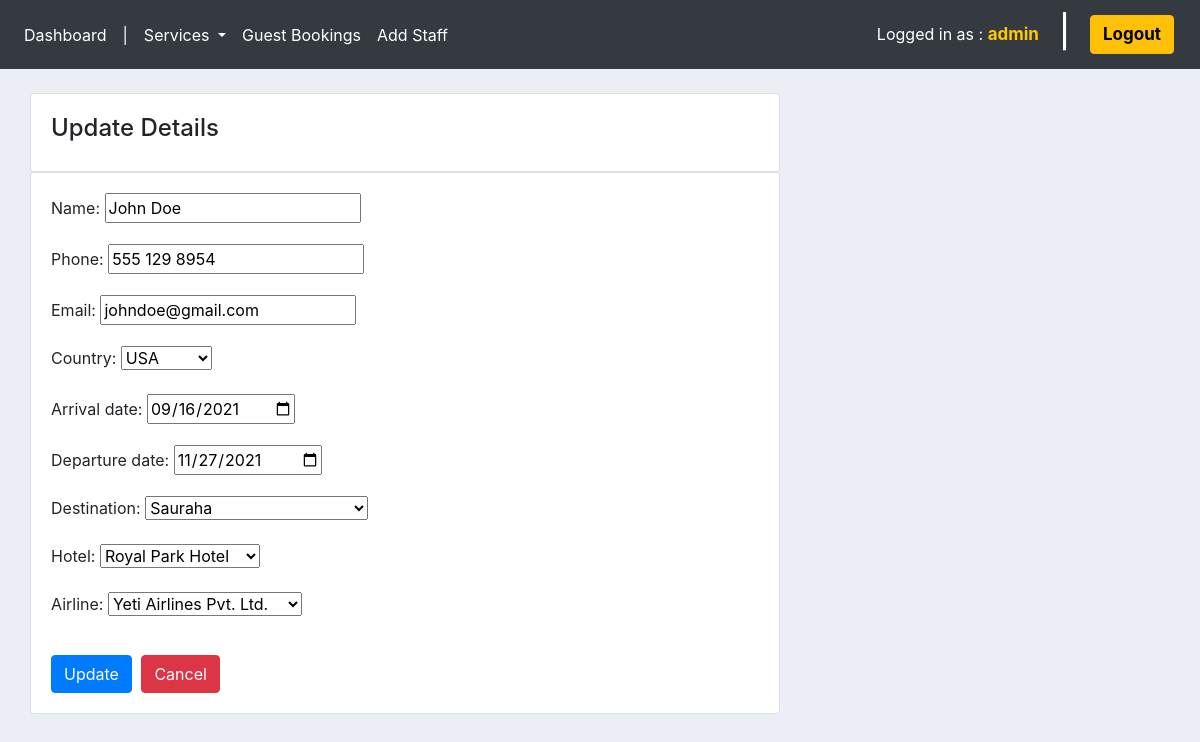
Page /update_guest/2/ (signed in) on the committed database.
### ums/models.py (models this page shows, shortened)
class Guest(models.Model):
    name = models.CharField(max_length=200, null=True)
    phone = models.CharField(max_length=200, null=True)
    email = models.EmailField(max_length=200, null=True)
    country = models.ForeignKey(Country, null=True, on_delete=models.SET_NULL)
    arrival_date = models.DateField(null=True)
    departure_date = models.DateField(null=True)
    destination = models.ForeignKey(Destination, null=True, on_delete=models.SET_NULL)
    hotel = models.ForeignKey(Hotel, null=True, on_delete=models.SET_NULL)
    airline = models.ForeignKey(Airline, null=True, on_delete=models.SET_NULL)
    date_created = models.DateTimeField(auto_now_add=True, null=True)

### ums/decorators.py (the view)
        def wrapper_func(request, *args, **kwargs):
            group = None
            if request.user.groups.exists():
                group = request.user.groups.all()[0].name
            if group in allowed_roles:
                return view_func(request, *args, **kwargs)
            else:
                return HttpResponse('Unauthorized access as ' + group + '.')

### ums/forms.py
class GuestForm(ModelForm):
    class Meta:
        model = Guest
        fields = '__all__'
        widgets = {
            'arrival_date': DateInput(),
            'departure_date': DateInput()
        }

### tour/models.py (called while the page is built)
    def __str__(self):
        return self.destinationName

    def __str__(self):
        return self.airlineName

    def __str__(self):
        return self.hotelName

### ums/models.py (called while the page is built)
    def __str__(self):
        return self.countryName

### ums/views.py (called while the page is built)
@login_required(login_url='login')
@allowed_users(allowed_roles=['admin', 'staff'])
def updateGuest(request, id):
    guest = Guest.objects.get(id=id)
    form = GuestForm(instance=guest)
    if request.method == 'POST':
        form = GuestForm(request.POST, instance=guest)
        if form.is_valid():
            form.save()
            return redirect('guests')
    context = {'form': form}
    return render(request, 'tour/update_form.html', context)

### tour/templates/tour/update_form.html (shortened to what this page needs)
{% extends 'ums/main.html' %}
{% load static %}
{% block content %}
<section class="container-fluid" style="margin-bottom: 5%;">
    <section class="row">
        <section class="col-md-8">
            <div class="card card-body">
                <span>
                    <h4>Update Details</h4>
                </span>
            </div>
            <div class="card card-body">
                <form action="" method="post">
                    {{form.as_p}}
                    <input type="submit" value="Update" class="btn btn-primary" style="margin-top: 15px;">
                    <a href="{% url 'home' %}" class="btn btn-danger" style="margin: 15px 0px 0px 5px;">Cancel</a>
                </form>
            </div>
        </section>
    </section>
</section>
{% endblock %}

### ums/templates/ums/navbar.html (shortened to what this page needs)
<nav class="navbar navbar-expand-lg navbar-dark bg-dark">
    <nav class="collapse navbar-collapse" id="navbarNav">
        <ul class="navbar-nav">
            <li class="nav-item active">
                <a class="nav-link" href="{% url 'home' %}"> Dashboard</a>
            </li>
            <li class="nav-item active">
                <a class="nav-link"> |</a>
            </li>
            <li class="nav-item dropdown active">
                <a class="nav-link dropdown-toggle" href="#" id="navbarDropdown" role="button" data-toggle="dropdown" aria-haspopup="true" aria-expanded="false">
                  Services
                </a>
              </li>
            <li class="nav-item active">
                <a class="nav-link" href="{% url 'guests' %}"> Guest Bookings </a>
            </li>
            <li class="nav-item active">
                <a href="{% url 'add_staff' %}" class="nav-link">Add Staff</a>
            </li>
        </ul>
    </nav>
    <span class="hello-logout">
        Logged in as : <a href=""><b id="username"> {{request.user}} </b></a>
    </span>
    <h2 class="hello-logout">|</h2>
    <span class="hello-logout">
        <button type="button" class="btn btn-warning">
            <a href="{% url 'logout' %}"> <b> Logout </b> </a>
        </button>
    </span>
</nav>
<br>

### static/css/main.css (style rules this page uses)
body { background-color: #ebeff5; }

### ums/templates/ums/navbar.html (style rules this page uses)
.hello-logout { color: #fff; margin: 5px 10px; }
.hello-logout a, a:hover { text-decoration: none; color: #000; }
.hello-logout b { font-size: 17px; }
h2.hello-logout { margin-bottom: 10px; }
#username { color: #ffc800; }

### rows in the picture
Guest: name "John Doe", phone "555 129 8954", email "johndoe@gmail.com", country "USA", arrival_date "09/16/2021", departure_date "11/27/2021", destination "Sauraha", hotel "Royal Park Hotel", airline "Yeti Airlines Pvt. Ltd."

### other values in the picture
{{ request.user }} "admin"
